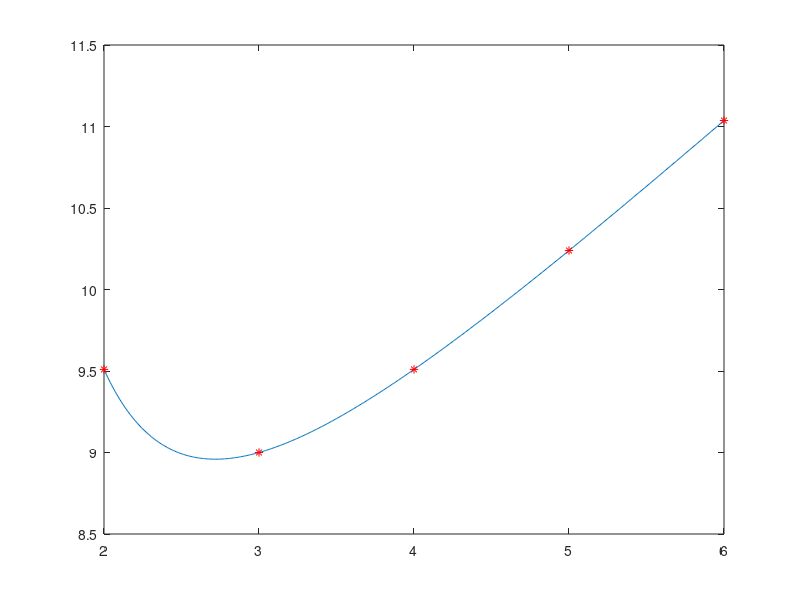

The MATLAB script that drew this image:
x=linspace(2,6,500);
y=x*log(27)./log(x);
plot(x,y)
hold on
plot(2,2*log(27)./log(2),'r*')
plot(3,3*log(27)./log(3),'r*')
plot(4,4*log(27)./log(4),'r*')
plot(5,5*log(27)./log(5),'r*')
plot(6,6*log(27)./log(6),'r*')
